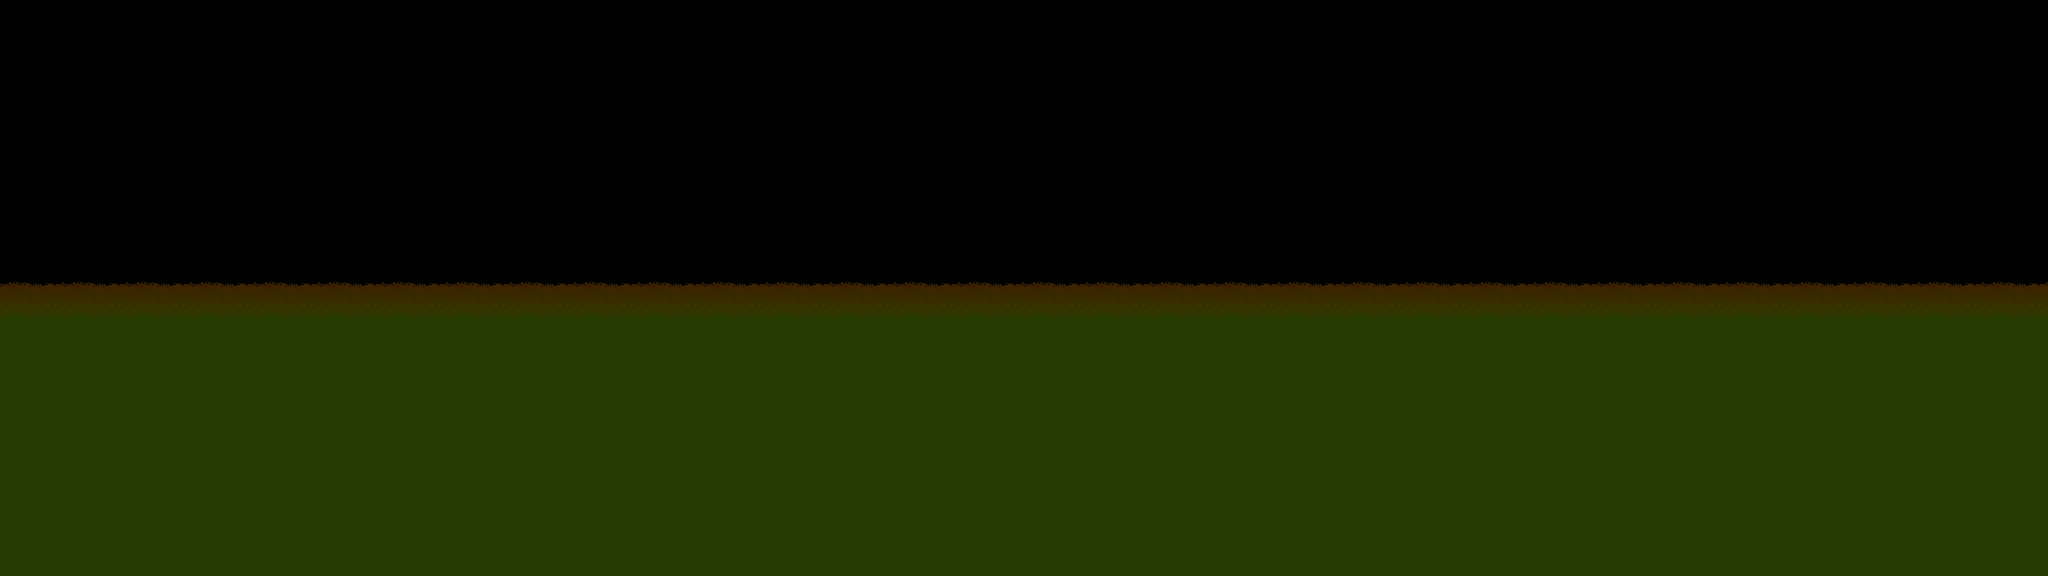

This game map was drawn from its Tiled (.tmx) file and the tilesets committed beside it. A one-line description and the trimmed map source follow:
An orthogonal 32x9 tile map with 64x64 px tiles, 1 tile layer (Ground).

<map version="1.0" orientation="orthogonal" width="32" height="9" tilewidth="64" tileheight="64">
 <tileset firstgid="1" name="RoadTileSet" tilewidth="64" tileheight="64">
  <properties>
   <property name="PackageName" value="Gameplay" />
   <property name="ImageAssetName" value="RoadTileSet" />
  </properties>
  <image source="RoadTileSet.png" width="1024" height="1024" />
 </tileset>
 <layer name="Ground" width="32" height="9">
  <data>[288 cells, 160 non-empty, 2 distinct tile ids]</data>
 </layer>
</map>
